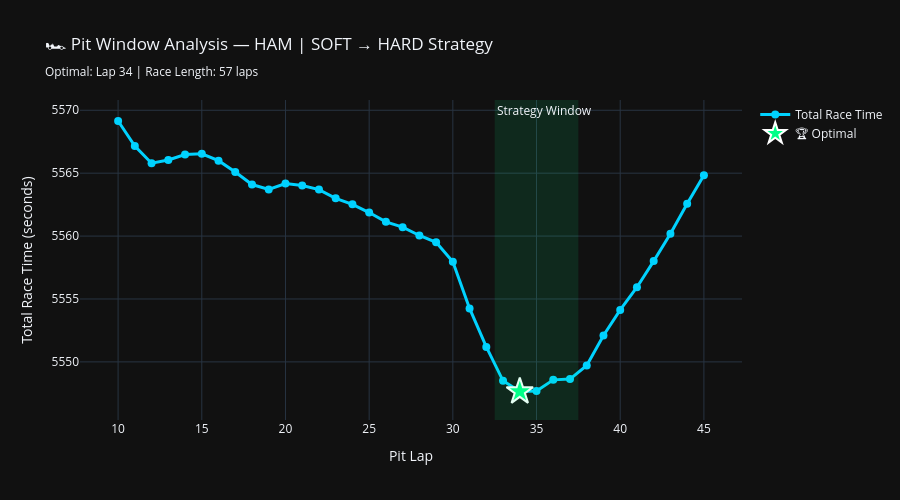

Source (notebook cell):
### Code cell
fig = go.Figure()

# Plot strategy curve
fig.add_trace(go.Scatter(
    x=strategies_df['PitLap'],
    y=strategies_df['TotalRaceTime'],
    mode='lines+markers',
    name='Total Race Time',
    line=dict(color='#00d2ff', width=3),
    marker=dict(size=8)
))

# Highlight optimal pit lap
fig.add_trace(go.Scatter(
    x=[optimal['PitLap']],
    y=[optimal['TotalRaceTime']],
    mode='markers',
    name='🏆 Optimal',
    marker=dict(color='#00ff88', size=20, symbol='star',
                line=dict(width=2, color='white'))
))

# Add strategy window shading (top 5 strategies)
top5 = strategies_df.nsmallest(5, 'TotalRaceTime')
fig.add_vrect(
    x0=top5['PitLap'].min() - 0.5,
    x1=top5['PitLap'].max() + 0.5,
    fillcolor='#00ff88',
    opacity=0.1,
    line_width=0,
    annotation_text="Strategy Window",
    annotation_position="top left"
)

fig.update_layout(
    title=f'🏎️ Pit Window Analysis — {driver} | SOFT → HARD Strategy<br>'
          f'<sub>Optimal: Lap {int(optimal["PitLap"])} | Race Length: {RACE_LENGTH} laps</sub>',
    xaxis_title='Pit Lap',
    yaxis_title='Total Race Time (seconds)',
    template='plotly_dark',
    height=500,
    hovermode='x unified'
)

fig.show()

print(f"\n💡 STRATEGY INSIGHT:")
print(f"   Window: Pit between Lap {int(top5['PitLap'].min())} and Lap {int(top5['PitLap'].max())}")
print(f"   Risk: Pitting before Lap {int(top5['PitLap'].min())} costs >1s")
print(f"   Risk: Pitting after Lap {int(top5['PitLap'].max())} costs >1s")

### Figure 1 — Plotly figure (JSON) as saved in the notebook; plotly's stock layout.template omitted (floating-point values rounded to 4 significant figures)
{"data": [{"line": {"color": "#00d2ff", "width": 3}, "marker": {"size": 8}, "mode": "lines+markers", "name": "Total Race Time", "type": "scatter", "x": [10, 11, 12, 13, 14, 15, 16, 17, 18, 19, 20, 21, 22, 23, 24, 25, 26, 27, 28, 29, 30, 31, 32, 33, 34, 35, 36, 37, 38, 39, 40, 41, 42, 43, 44, 45], "y": [5569.0, 5567.0, 5566.0, 5566.0, 5566.0, 5567.0, 5566.0, 5565.0, 5564.0, 5564.0, 5564.0, 5564.0, 5564.0, 5563.0, 5563.0, 5562.0, 5561.0, 5561.0, 5560.0, 5560.0, 5558.0, 5554.0, 5551.0, 5548.0, 5548.0, 5548.0, 5549.0, 5549.0, 5550.0, 5552.0, 5554.0, 5556.0, 5558.0, 5560.0, 5563.0, 5565.0]}, {"marker": {"color": "#00ff88", "line": {"color": "white", "width": 2}, "size": 20, "symbol": "star"}, "mode": "markers", "name": "🏆 Optimal", "type": "scatter", "x": [34], "y": [5548.0]}], "layout": {"annotations": [{"showarrow": false, "text": "Strategy Window", "x": 32.5, "xanchor": "left", "xref": "x", "y": 1, "yanchor": "top", "yref": "y domain"}], "height": 500, "hovermode": "x unified", "shapes": [{"fillcolor": "#00ff88", "line": {"width": 0}, "opacity": 0.1, "type": "rect", "x0": 32.5, "x1": 37.5, "xref": "x", "y0": 0, "y1": 1, "yref": "y domain"}], "title": {"text": "🏎️ Pit Window Analysis — HAM | SOFT → HARD Strategy<br><sub>Optimal: Lap 34 | Race Length: 57 laps</sub>"}, "xaxis": {"title": {"text": "Pit Lap"}}, "yaxis": {"title": {"text": "Total Race Time (seconds)"}}}}
